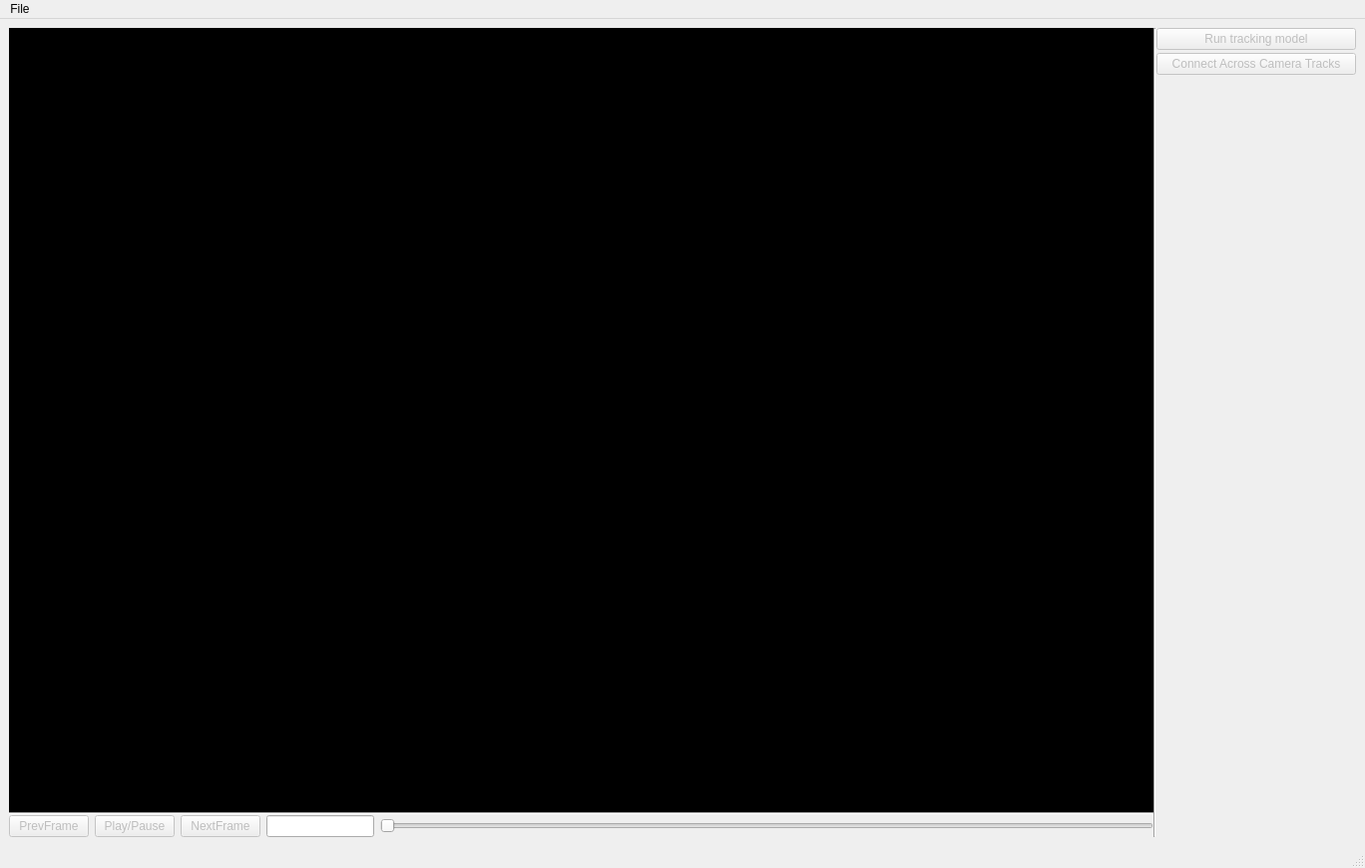
<?xml version="1.0" encoding="UTF-8"?>
<ui version="4.0">
    <class>MainWindow</class>
    <widget class="QMainWindow" name="MainWindow">
        <property name="geometry">
            <rect>
                <x>0</x>
                <y>0</y>
                <width>1368</width>
                <height>870</height>
            </rect>
        </property>
        <property name="windowTitle">
            <string>Auto Annotate Pro</string>
        </property>
        <widget class="QWidget" name="centralwidget">
            <layout class="QHBoxLayout" name="horizontalLayout">
                <property name="spacing">
                    <number>0</number>
                </property>
                <item>
                    <layout class="QVBoxLayout" name="verticalLayout_2">
                        <item>
                            <layout class="QHBoxLayout" name="horizontalLayout_2">
                                <item>
                                    <widget class="QLabel" name="video_label">
                                        <property name="minimumSize">
                                            <size>
                                                <width>0</width>
                                                <height>500</height>
                                            </size>
                                        </property>
                                        <property name="styleSheet">
                                            <string notr="true">background-color: rgb(0, 0, 0);</string>
                                        </property>
                                        <property name="text">
                                            <string/>
                                        </property>
                                        <property name="scaledContents">
                                            <bool>true</bool>
                                        </property>
                                        <property name="margin">
                                            <number>0</number>
                                        </property>
                                    </widget>
                                </item>
                                <item>
                                    <spacer name="verticalSpacer">
                                        <property name="orientation">
                                            <enum>Qt::Vertical</enum>
                                        </property>
                                        <property name="sizeHint" stdset="0">
                                            <size>
                                                <width>0</width>
                                                <height>0</height>
                                            </size>
                                        </property>
                                    </spacer>
                                </item>
                            </layout>
                        </item>
                        <item>
                            <widget class="Line" name="line">
                                <property name="orientation">
                                    <enum>Qt::Horizontal</enum>
                                </property>
                            </widget>
                        </item>
                        <item>
                            <widget class="QWidget" name="video_player_widget" native="true">
                                <layout class="QHBoxLayout" name="horizontalLayout_3">
                                    <property name="leftMargin">
                                        <number>0</number>
                                    </property>
                                    <property name="topMargin">
                                        <number>0</number>
                                    </property>
                                    <property name="rightMargin">
                                        <number>0</number>
                                    </property>
                                    <property name="bottomMargin">
                                        <number>0</number>
                                    </property>
                                    <item>
                                        <widget class="QPushButton" name="video_prev_button">
                                            <property name="enabled">
                                                <bool>false</bool>
                                            </property>
                                            <property name="text">
                                                <string>PrevFrame</string>
                                            </property>
                                        </widget>
                                    </item>
                                    <item>
                                        <widget class="QPushButton" name="video_play_pause_button">
                                            <property name="enabled">
                                                <bool>false</bool>
                                            </property>
                                            <property name="text">
                                                <string>Play/Pause</string>
                                            </property>
                                        </widget>
                                    </item>
                                    <item>
                                        <widget class="QPushButton" name="video_next_button">
                                            <property name="enabled">
                                                <bool>false</bool>
                                            </property>
                                            <property name="text">
                                                <string>NextFrame</string>
                                            </property>
                                        </widget>
                                    </item>
                                    <item>
                                        <widget class="QLineEdit" name="lineEdit">
                                            <property name="sizePolicy">
                                                <sizepolicy hsizetype="Minimum" vsizetype="Fixed">
                                                    <horstretch>0</horstretch>
                                                    <verstretch>0</verstretch>
                                                </sizepolicy>
                                            </property>
                                            <property name="toolTip">
                                                <string>&lt;html&gt;&lt;head/&gt;&lt;body&gt;&lt;p&gt;Set Frame Number&lt;/p&gt;&lt;/body&gt;&lt;/html&gt;</string>
                                            </property>
                                        </widget>
                                    </item>
                                    <item>
                                        <widget class="QSlider" name="horizontalSlider">
                                            <property name="enabled">
                                                <bool>true</bool>
                                            </property>
                                            <property name="orientation">
                                                <enum>Qt::Horizontal</enum>
                                            </property>
                                        </widget>
                                    </item>
                                </layout>
                            </widget>
                        </item>
                    </layout>
                </item>
                <item>
                    <widget class="Line" name="line_2">
                        <property name="orientation">
                            <enum>Qt::Vertical</enum>
                        </property>
                    </widget>
                </item>
                <item>
                    <widget class="QWidget" name="widget" native="true">
                        <property name="minimumSize">
                            <size>
                                <width>200</width>
                                <height>0</height>
                            </size>
                        </property>
                        <layout class="QVBoxLayout" name="verticalLayout_3">
                            <property name="spacing">
                                <number>3</number>
                            </property>
                            <property name="leftMargin">
                                <number>0</number>
                            </property>
                            <property name="topMargin">
                                <number>0</number>
                            </property>
                            <property name="rightMargin">
                                <number>0</number>
                            </property>
                            <property name="bottomMargin">
                                <number>0</number>
                            </property>
                            <item>
                                <widget class="QPushButton" name="run_tracking_model_button">
                                    <property name="enabled">
                                        <bool>false</bool>
                                    </property>
                                    <property name="text">
                                        <string>Run tracking model</string>
                                    </property>
                                </widget>
                            </item>
                            <item>
                                <widget class="QPushButton" name="merge_tracks_button">
                                    <property name="enabled">
                                        <bool>false</bool>
                                    </property>
                                    <property name="text">
                                        <string>Connect Across Camera Tracks</string>
                                    </property>
                                </widget>
                            </item>
                            <item>
                                <spacer name="verticalSpacer_2">
                                    <property name="orientation">
                                        <enum>Qt::Vertical</enum>
                                    </property>
                                    <property name="sizeHint" stdset="0">
                                        <size>
                                            <width>20</width>
                                            <height>40</height>
                                        </size>
                                    </property>
                                </spacer>
                            </item>
                        </layout>
                    </widget>
                </item>
            </layout>
        </widget>
        <widget class="QMenuBar" name="menubar">
            <property name="geometry">
                <rect>
                    <x>0</x>
                    <y>0</y>
                    <width>1368</width>
                    <height>26</height>
                </rect>
            </property>
            <widget class="QMenu" name="menu">
                <property name="title">
                    <string>File</string>
                </property>
                <addaction name="open_video_action"/>
            </widget>
            <addaction name="menu"/>
        </widget>
        <widget class="QStatusBar" name="statusbar"/>
        <action name="open_video_action">
            <property name="text">
                <string>Select Video Files</string>
            </property>
        </action>
    </widget>
    <resources/>
    <connections/>
</ui>
